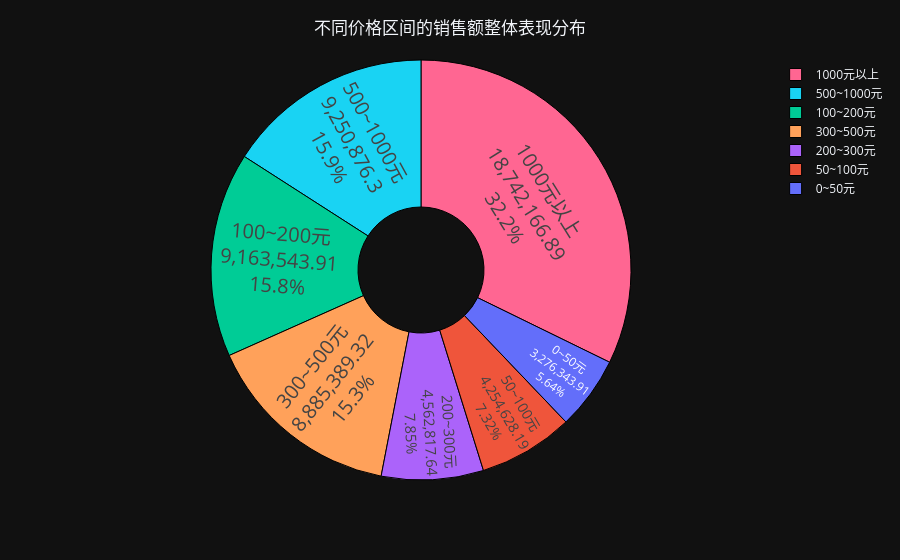

Write notebook code for a chart like this one.
### Code cell
df_tb['price_cut'] = price_cut

cut_purchase = df_tb.groupby('price_cut', observed=False)['sales_volume'].sum().reset_index()

fig = px.pie(cut_purchase,
             names="price_cut",
             values="sales_volume",
             color="sales_volume",
             hole=0.3,   # 设置中间空心圆的比例：0-1之间
             labels={"price_cut": "价格区间", "sales_volume": "销售额"}
            )

fig.update_layout(
    title={   # 设置整个标题的名称和位置
        "text":"不同价格区间的销售额整体表现分布",
        "y":0.96,  # y轴数值
        "x":0.5,  # x轴数值
        "xanchor":"center",  # x、y轴相对位置
        "yanchor":"top"
    }
)
fig.update_traces(
 textposition='inside',
    textinfo='percent+value+label',
    textfont_size=20,
    marker=dict(
                line=dict(color='#000000',
                          width=1)))
fig.show()

### Figure 1 — Plotly figure (JSON) as saved in the notebook; plotly's stock layout.template omitted (floating-point values rounded to 4 significant figures)
{"data": [{"customdata": [[3276000.0], [4255000.0], [9164000.0], [4563000.0], [8885000.0], [9251000.0], [18740000.0]], "domain": {"x": [0.0, 1.0], "y": [0.0, 1.0]}, "hole": 0.3, "hovertemplate": "价格区间=%{label}<br>销售额=%{customdata[0]}<extra></extra>", "labels": ["0~50元", "50~100元", "100~200元", "200~300元", "300~500元", "500~1000元", "1000元以上"], "legendgroup": "", "marker": {"colors": ["#636efa", "#EF553B", "#00cc96", "#ab63fa", "#FFA15A", "#19d3f3", "#FF6692"], "line": {"color": "#000000", "width": 1}}, "name": "", "showlegend": true, "values": [3276000.0, 4255000.0, 9164000.0, 4563000.0, 8885000.0, 9251000.0, 18740000.0], "type": "pie", "textfont": {"size": 20}, "textinfo": "percent+value+label", "textposition": "inside"}], "layout": {"legend": {"tracegroupgap": 0}, "margin": {"t": 60}, "title": {"text": "不同价格区间的销售额整体表现分布", "y": 0.96, "x": 0.5, "xanchor": "center", "yanchor": "top"}}}
